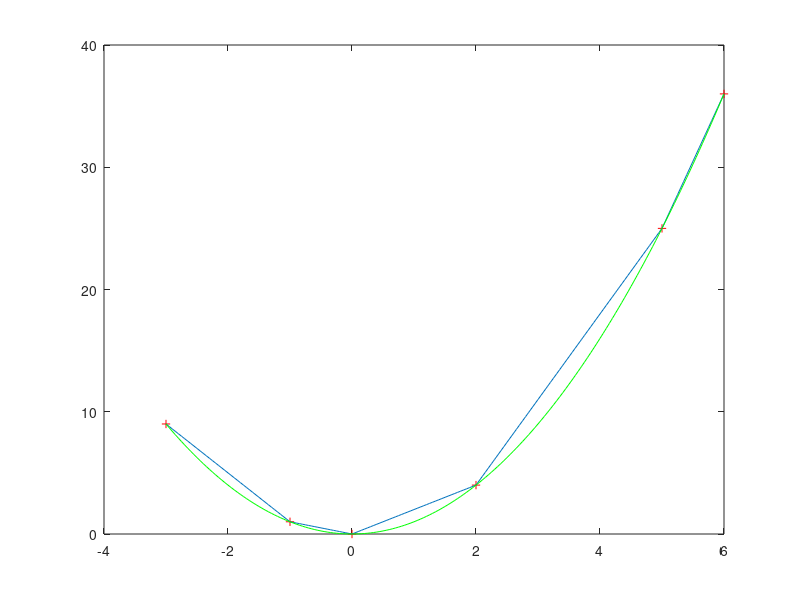

Write the MATLAB code that produced this figure.
% 15.5	Generate f(x) = x^2 for x = [-3 -1 0 2 5 6]
clear
clc
close all
% a.		Compute and plot the linear and cubic-spline interpolation of
% the data points over the range [-3:0.05:6]
x = [-3 -1 0 2 5 6]
px = -3:0.05:6;
y = x.^2;
plot(x,y, 'r+')
hold on
plot(px, interp1(x, y, px))
plot(px, spline(x, y, px),'g')
% b.	Compute the value of f(4) using linear interpolation and
% cubic-spline interpolation. What are the respective errors when the
% answer is compared with the actual value of f(4)?
lf4 = interp1(x, y, 4)
sf4 = spline(x, y, 4)
rf4 = 16;
diffl = lf4-rf4
diffs = sf4-rf4
